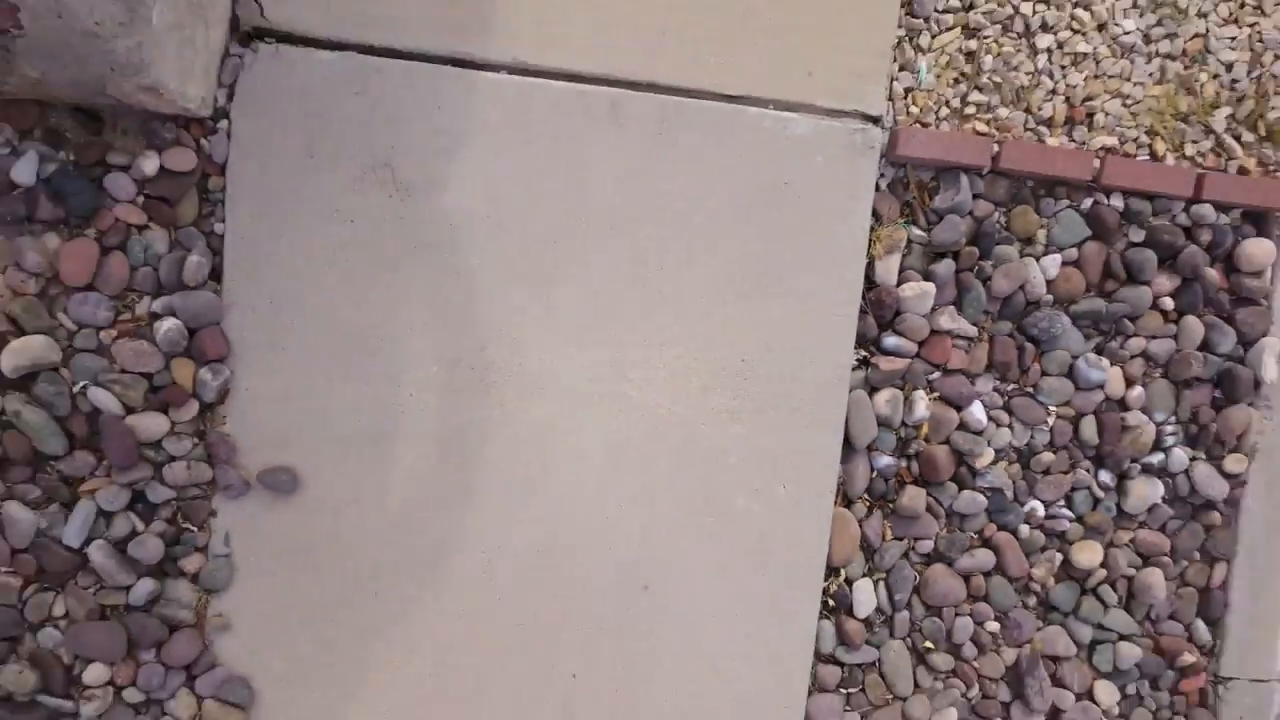
#> input picture frame 36 of images/MP Flip.mp4, 1280 x 720 px, given in place of vid2.mp4, which was not available
$ python main.py
#> lines starting #> are read from the running program, lines starting #| are printed output that depends on the picture; after the words box and inside, x2 and y2 are one past the last pixel; in counts of white or black regions, pixels touching at a corner belong together; pictures that were not available may be replaced by others from this repository, and a replacement may not be noted
### findHomography.py
import numpy as np
import cv2 as cv
import copy
from mapper import Mapper
import time
# [51 lines of commented-out code are left out]

def load_video(file, feature_type = "sift"):
    cap = cv.VideoCapture(file)

    map = Mapper("orb")
    ret, frame = cap.read()
    M = map.proccess_frame(frame)

    h,w,d = frame.shape
    out = cv.VideoWriter('images/outpy.avi',\
        cv.VideoWriter_fourcc('M','J','P','G'),\
        cap.get(cv.CAP_PROP_FPS), \
        (w,h))

    failes = 0
    i = 0
    frame2 = 0
    max_t = 0
    while failes < 4:
        s = time.time()
        i+=1
        pframe = frame
        ret, frame = cap.read()
        if ret == False:
            break;

        M = map.proccess_frame(frame)
        if M is None:
            print("failllllll")
            failes+=1
            out.write(pframe)
            continue

        h,w,d = frame.shape
        pts = np.float32([ [0,0],[0,h-1],[w-1,h-1],[w-1,0] ]).reshape(-1,1,2)
        dst = cv.perspectiveTransform(pts,M)
        img = copy.deepcopy(map.get_map())
        for line in range(4):
            cv.line(img,tuple(dst[line][0]),tuple(dst[(line+1)%4][0]),(255,0,0),5)

        failes = 0
        print(i)
        out.write(img)
        e = time.time()
        if(e-s > max_t):
            max_t = e-s
        print("pip time is "+str(e-s))
    print("max t is: " + str(max_t))
    cap.release()
    out.release()

### mappingutils.py
import numpy as np
import cv2 as cv
from matplotlib import pyplot as plt
import time
import math

MIN_MATCH_COUNT = 10
MIN_FEATURES_COUNT = 5


def resize_image(frame, factor):
    h,w,d = frame.shape
    return cv.resize(frame,(int(w/factor),int(h/factor)))


def getFeatures2d(feature_type):
    print(feature_type)
    if feature_type == "sift":
        return cv.xfeatures2d.SIFT_create()
    elif feature_type == "orb":
        return cv.ORB_create()

def findHomography(img1,img2, feature_type = "sift"):
    # Initiate SIFT detector
    features = getFeatures2d(feature_type)


    # find the keypoints and descriptors with selected feature tpye
    s = time.time()
    kp1, des1 = features.detectAndCompute(img1,None)
    kp2, des2 = features.detectAndCompute(img2,None)
    e = time.time()
    print("ff time is "+str(e-s))

    if des1 is None or des2 is None or len(des1)<MIN_FEATURES_COUNT or len(des2)<MIN_FEATURES_COUNT:
    	print("****************BAD FRAME*****************")
    	return None,None

    FLANN_INDEX_KDTREE = 1
    s = time.time()
    index_params = dict(algorithm = FLANN_INDEX_KDTREE, trees = 5)
    search_params = dict(checks = 50)
    flann = cv.FlannBasedMatcher(index_params, search_params)
    # flann = cv.BFMatcher(cv.NORM_HAMMING, crossCheck=True)

    matches = flann.knnMatch(np.float32(des1),np.float32(des2),k=2)
    # matches = flann.match(des1,des2)
    e = time.time()
    print("fmatch time is "+str(e-s))
    # store all the good matches as per Lowe's ratio test.
    good = []
    # good = matches
    for m,n in matches:
        if m.distance < 0.7*n.distance:
            good.append(m)

    if len(good)>MIN_MATCH_COUNT:
        s = time.time()
        src_pts = np.float32([ kp1[m.queryIdx].pt for m in good ]).reshape(-1,1,2)
        dst_pts = np.float32([ kp2[m.trainIdx].pt for m in good ]).reshape(-1,1,2)
        M, mask = cv.findHomography(src_pts, dst_pts, cv.RANSAC,5.0)
        e = time.time()
        print("fh time is "+str(e-s))
        return M, mask
    else:
        print( "Not enough matches are found - {}/{}".format(len(good), MIN_MATCH_COUNT) )
        matchesMask = None
        return None,None

def rect_size(pts):
    p1 = tuple(pts[0][0])
    p2 = tuple(pts[1][0])
    p3 = tuple(pts[2][0])
    h = math.sqrt((p1[0] - p2[0])**2 + (p1[1] - p2[1])**2)
    w = math.sqrt((p3[0] - p2[0])**2 + (p3[1] - p2[1])**2)
    return h*w

### mapper.py
from mappingutils import *

RESIZE_FACTOR = 3

class Mapper:


    def __init__(self, feature_type="sift"):
        self._maps = []
        self._feature_type = feature_type


    def get_map(self):
        return self._maps[0][0]

    def proccess_frame(self, frame, hint=None):

        #if first frame
        if len(self._maps)==0:
            self._maps.append((frame,np.identity(3)))
            self._current_level = 0
            return self._maps[0][1]

        #if no hint or bad hint
        if hint == None or hint > len(self._maps):
            hint = self._current_level

        ref_image = self._maps[hint][0]

        M, mask = findHomography(resize_image(frame, RESIZE_FACTOR), resize_image(ref_image, RESIZE_FACTOR), self._feature_type)
        if M is None:
            return None
        scaleM = np.float32([[RESIZE_FACTOR,0,0],[0,RESIZE_FACTOR,0],[0,0,1]])
        M = np.matmul(scaleM,np.matmul(M,np.linalg.inv(scaleM)))

        h,w,d = frame.shape
        pts = np.float32([ [0,0],[0,h-1],[w-1,h-1],[w-1,0] ]).reshape(-1,1,2)
        totalM = M
        dst = cv.perspectiveTransform(pts,M)
        transformRate = rect_size(dst)/(w*h);

        for i in reversed(range(len(self._maps))):
            totalM = np.matmul(self._maps[i][1],(totalM))

        if transformRate < 0.75:
            self._maps.append((frame,M))
            self._current_level+=1
            print("**************LEVEL UPPPPP!!!!****************")

        return totalM

    def locate_frame():
        pass

### main.py
import findHomography as fh
import cv2 as cv
import numpy as np
import time

def main():

    # img1 = cv.imread('images/cat_part.png',0)          # queryImage
    # img2 = cv.imread('images/cat.png',0) # trainImage
    # fh.plot_in_picture(img2,img1)
    start = time.time()
    fh.load_video("images/vid2.mp4","orb")
#> in load_video, frame is the input picture: shape (720, 1280, 3); mean B, G, R 125, 125.3, 140.7
#> in load_video, `M = map.proccess_frame(frame)`: M = [[1, 0, 0], [0, 1, 0], [0, 0, 1]]
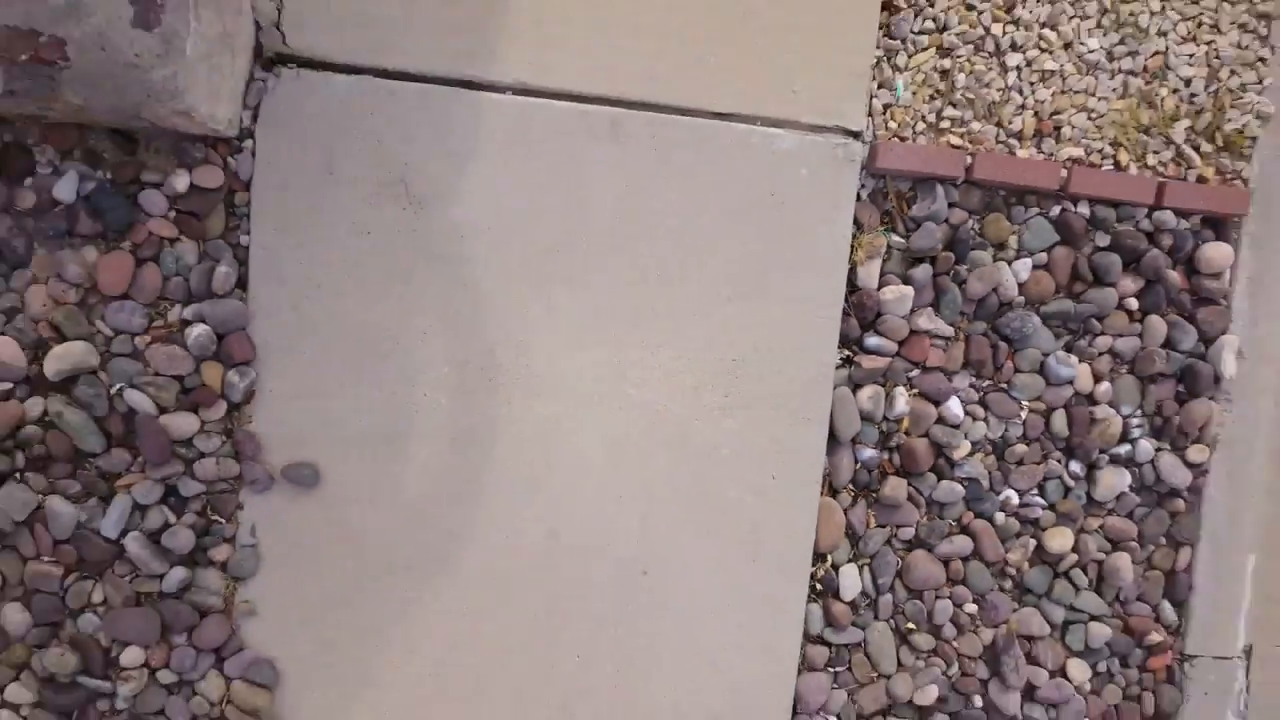
#> input picture frame 37 of images/MP Flip.mp4, 1280 x 720 px, given in place of vid2.mp4, which was not available
#> in load_video, frame is the input picture: shape (720, 1280, 3); mean B, G, R 124.3, 124.7, 140.2
#> in resize_image, `return cv.resize(frame,(int(w/factor),int(h/factor)))`:
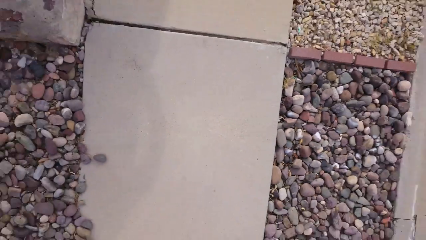
#> returned value: shape (240, 426, 3); mean of channels 0, 1, 2 124.3, 124.7, 140.2; drawn as B, G, R
#> call 2 of resize_image, with factor = 3
#> in resize_image (call 2), `return cv.resize(frame,(int(w/factor),int(h/factor)))`:
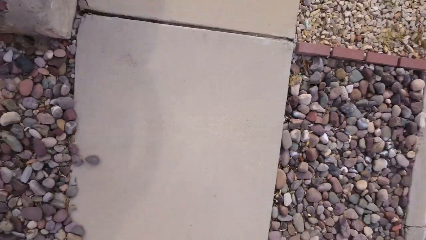
#> returned value: shape (240, 426, 3); mean of channels 0, 1, 2 125, 125.3, 140.7; drawn as B, G, R
#> in findHomography, `kp1, des1 = features.detectAndCompute(img1,None)`: kp1 = 454 keypoints; strongest (x, y, size): (336, 163, 31), (358, 155, 31), (337, 167, 31), (317, 134, 31)
#> in findHomography, `kp2, des2 = features.detectAndCompute(img2,None)`: kp2 = 448 keypoints; strongest (x, y, size): (388, 101, 31), (345, 167, 31), (390, 101, 31), (346, 171, 31)
#> in findHomography, `matches = flann.knnMatch(np.float32(des1),np.float32(des2),k=2)`: matches = 454 matches
#> after the loop in findHomography, `for m,n in matches:`: good = 53 matches
#> in findHomography, `src_pts = np.float32([ kp1[m.queryIdx].pt for m in good ]).reshape(-1,..`: src_pts = 53 rows, first 8: [280, 113], [307, 40], [276, 186], [355, 116], [281, 117], [280, 121], [351, 70], [317, 134]
#> in findHomography, `dst_pts = np.float32([ kp2[m.trainIdx].pt for m in good ]).reshape(-1,..`: dst_pts = 53 rows, first 8: [285.6, 114], [315, 35], [280, 190], [364.8, 116.4], [287, 117], [285.6, 121.2], [361, 67], [324, 135]
#> in findHomography, `M, mask = cv.findHomography(src_pts, dst_pts, cv.RANSAC,5.0)`: M = [[1.03, 0.0238, -6.6], [0.0022, 1.07, -8.86], [-5.93e-05, 0.000108, 1]]; mask = 53 values, max 1 at index 0, min 0 at index 44, mean 0.981
#> in rect_size, `p1 = tuple(pts[0][0])`: p1 = (-19.8, -26.59)
#> in rect_size, `p2 = tuple(pts[1][0])`: p2 = (-2.64, 722)
#> in rect_size, `p3 = tuple(pts[2][0])`: p3 = (1313.9, 743)
#> in rect_size, `h = math.sqrt((p1[0] - p2[0])**2 + (p1[1] - p2[1])**2)`: h = 748.8
#> in rect_size, `w = math.sqrt((p3[0] - p2[0])**2 + (p3[1] - p2[1])**2)`: w = 1316.7
#> the loop in proccess_frame (call 2), `for i in reversed(range(len(self._maps))):` made 1 pass
#> in load_video, `M = map.proccess_frame(frame)`: M = [[1.03, 0.0238, -19.8], [0.0022, 1.07, -26.59], [-1.98e-05, 3.59e-05, 1]]
#> in load_video, `dst = cv.perspectiveTransform(pts,M)`: dst = [[-19.8, -26.59], [-2.64, 722], [1313.9, 743], [1331.1, -24.39]]
    end = time.time()
    print(end-start)
    cv.waitKey(0)


if __name__ == "__main__":
    main()

$ run again, starting later in the video
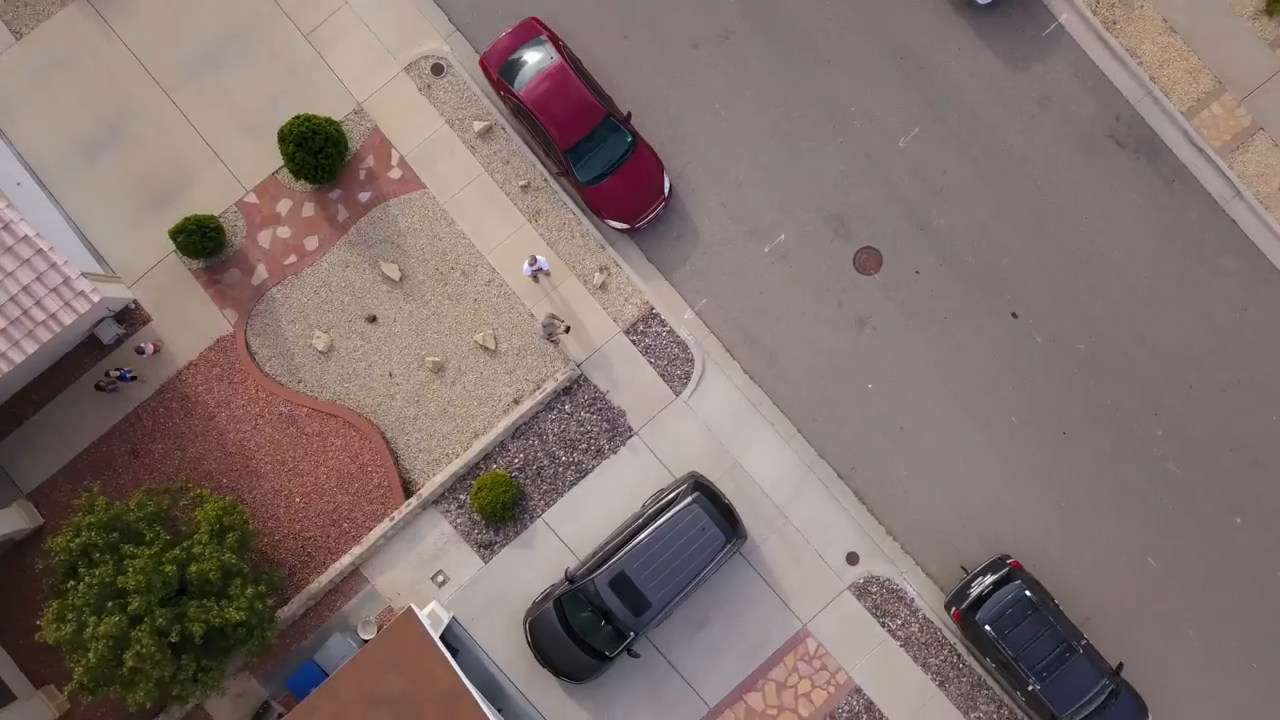
#> input picture frame 162 of images/MP Flip.mp4, 1280 x 720 px, given in place of vid2.mp4, which was not available
#> in load_video, frame is the input picture: shape (720, 1280, 3); mean B, G, R 109.6, 113.8, 130
#> in load_video, `M = map.proccess_frame(frame)`: M = [[1, 0, 0], [0, 1, 0], [0, 0, 1]]
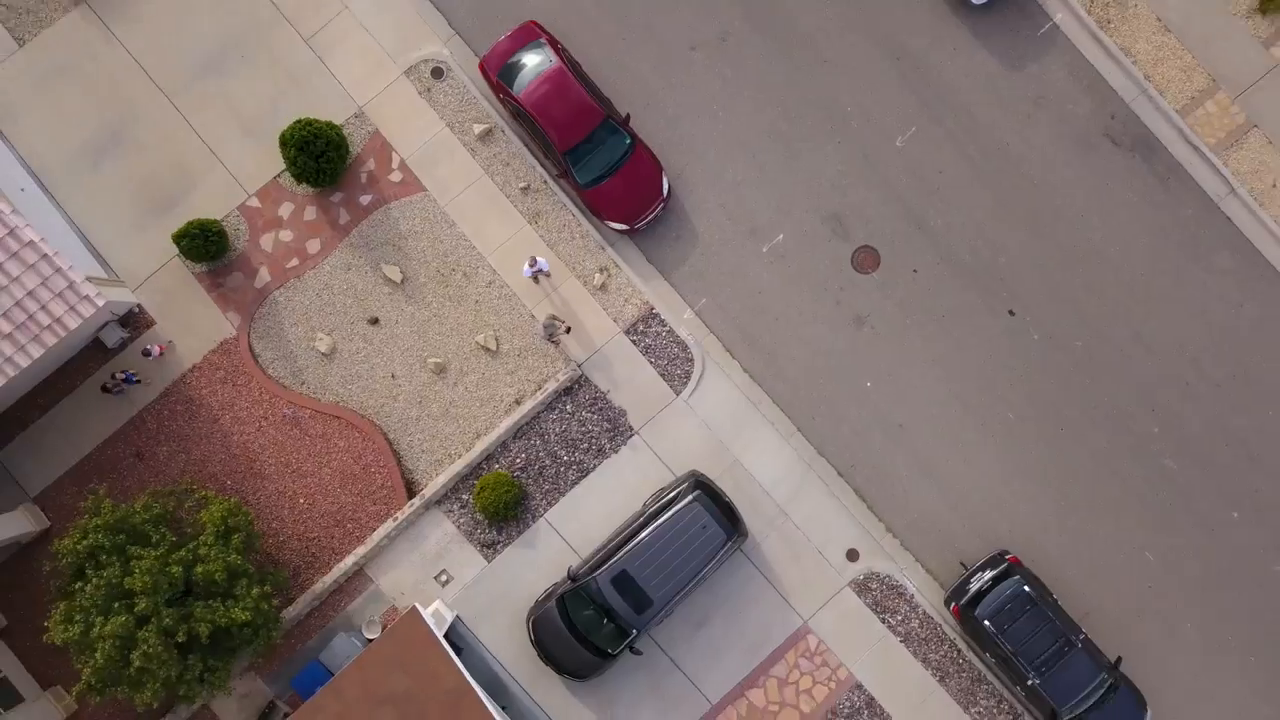
#> input picture frame 163 of images/MP Flip.mp4, 1280 x 720 px, given in place of vid2.mp4, which was not available
#> in load_video, frame is the input picture: shape (720, 1280, 3); mean B, G, R 109.6, 113.9, 130
#> kp1 = 416 keypoints; strongest (x, y, size): (178, 92, 31), (178, 87, 31), (341, 195, 31), (176, 88, 31)
#> kp2 = 418 keypoints; strongest (x, y, size): (327, 194, 31), (283, 187, 31), (330, 192, 31), (285, 185, 31)
#> matches = 416 matches
#> after the loop in findHomography, `for m,n in matches:`: good = 163 matches
#> src_pts = 163 rows, first 8: [152, 205], [46, 101], [325, 203], [316, 202], [206, 37], [137, 202], [94, 53], [184, 106]
#> dst_pts = 163 rows, first 8: [151, 206], [44, 100], [325, 205], [316, 204], [206, 36], [136, 202], [93, 52], [183, 105]
#> in findHomography, `M, mask = cv.findHomography(src_pts, dst_pts, cv.RANSAC,5.0)`: M = [[1.01, -0.00614, -1.26], [0.00949, 1.01, -2.99], [9.56e-06, 9.32e-06, 1]]; mask = 163 values from 1 to 1
#> p1 = (-3.79, -8.98)
#> p2 = (-8.19, 717.1)
#> p3 = (1278.9, 726.3)
#> in rect_size, `h = math.sqrt((p1[0] - p2[0])**2 + (p1[1] - p2[1])**2)`: h = 726.1
#> in rect_size, `w = math.sqrt((p3[0] - p2[0])**2 + (p3[1] - p2[1])**2)`: w = 1287.1
#> the loop in proccess_frame (call 2), `for i in reversed(range(len(self._maps))):` made 1 pass
#> in load_video, `M = map.proccess_frame(frame)`: M = [[1.01, -0.00614, -3.79], [0.00949, 1.01, -8.98], [3.19e-06, 3.11e-06, 1]]
#> in load_video, `dst = cv.perspectiveTransform(pts,M)`: dst = [[-3.79, -8.98], [-8.19, 717.1], [1278.9, 726.3], [1286.2, 3.14]]
#> after the loop in load_video, `for line in range(4):`:
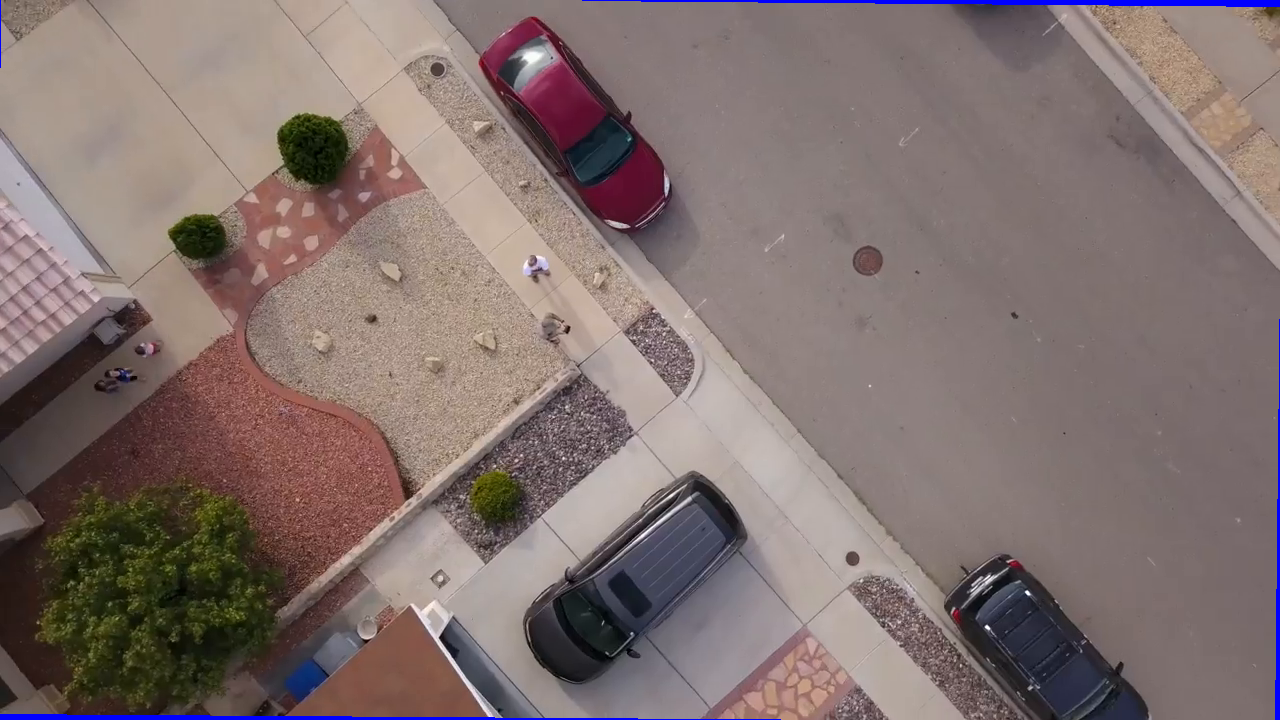
#> img: shape (720, 1280, 3); 0.7% of pixels changed, all inside (x1, y1, x2, y2) = (0, 0, 1280, 720)
